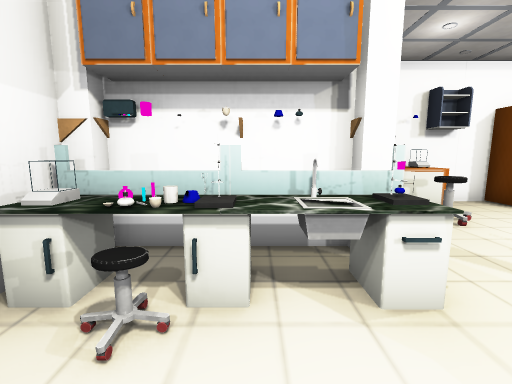
view 1 (above)

17 first-person views from a walk through a scene from a Unity 3-D project. The camera is 1.4 m above the floor, tilts 8° down and sees 90° across. The floor is counted in squares, 1 m on a side. Each view is taken from the middle of a square. On the plan, view 1 faces up. The plan holds only what a view shows up to about 13 squares ahead; the rest is blank. Some surface patterns are stand-ins.

view 2
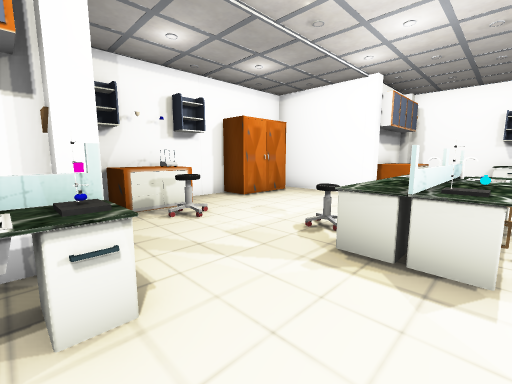

view 3
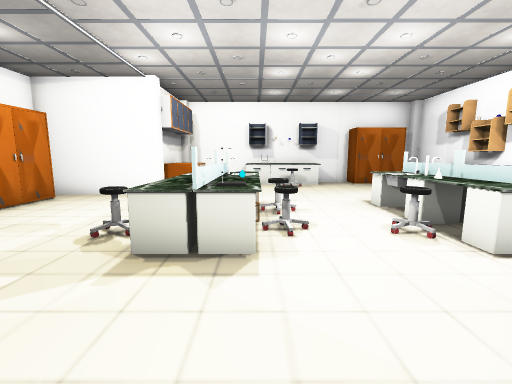

view 4
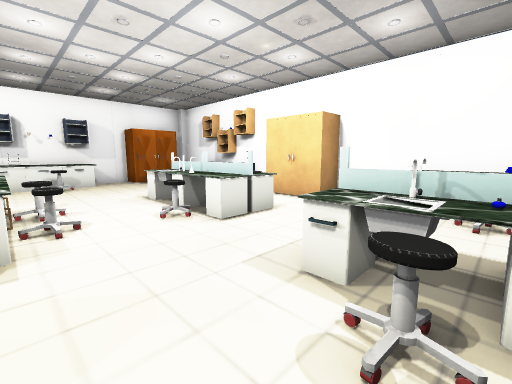

view 5
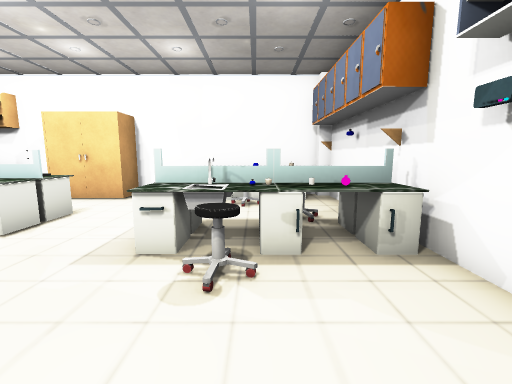

view 6
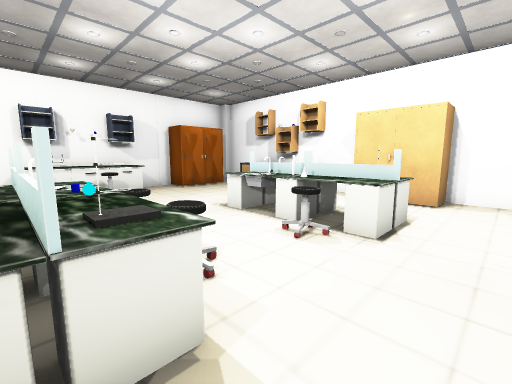

view 7
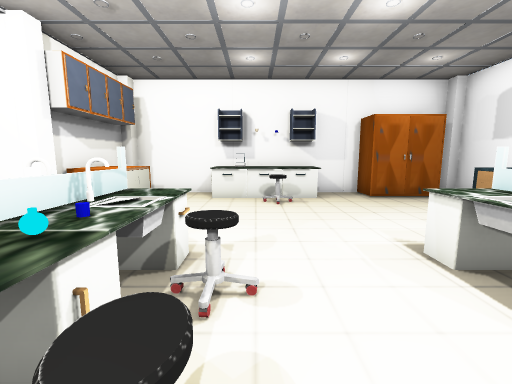

view 8
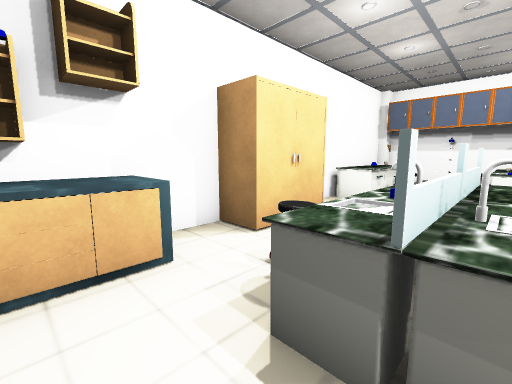

view 9
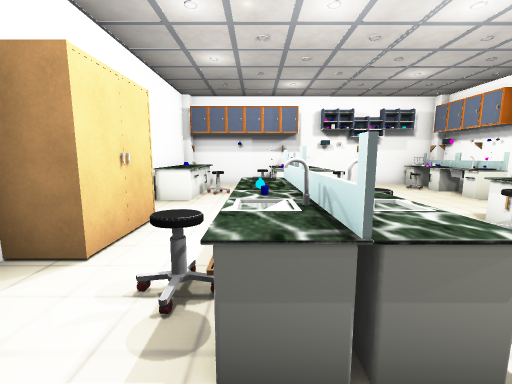

view 10
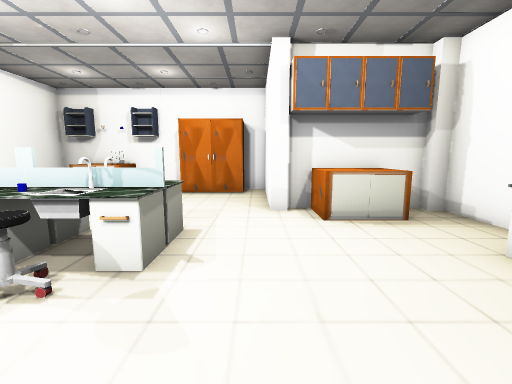

view 11
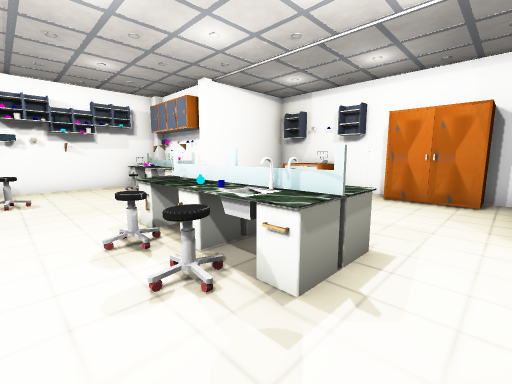

view 12
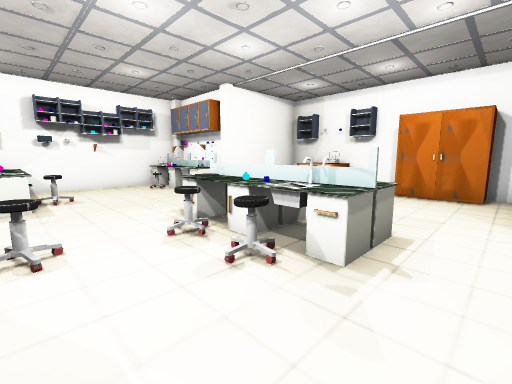

view 13
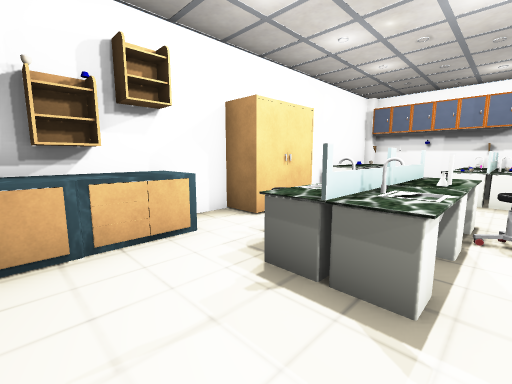

view 14
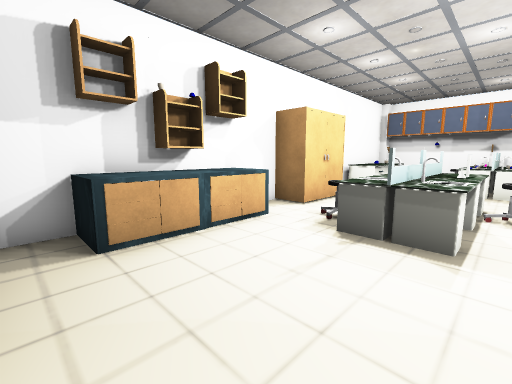

view 15
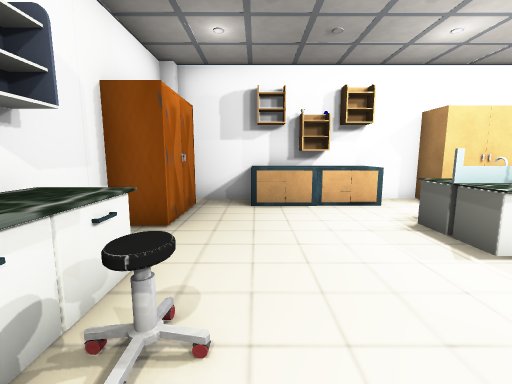

view 16
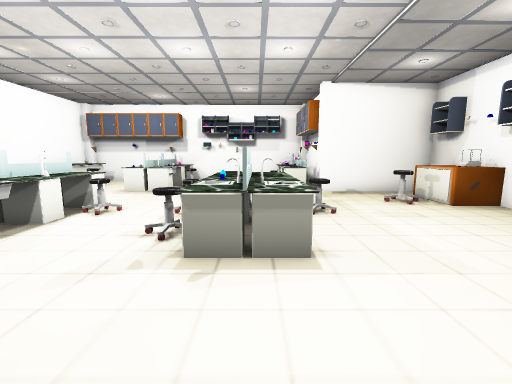

view 17
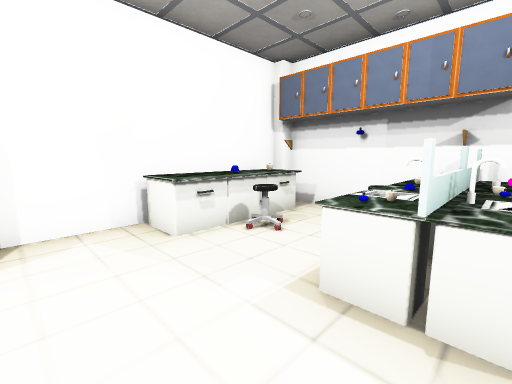

### Floor plan
Points are (right, up) in squares from view 1. A wall is a line through its corners. A room is listed if a view was taken in it or the views show most of it. See-through windows are left out.
Room 1 (views 1, 2, 3, 4, 5, 6, 7, 8, 9, 10, 11, 12, 13, 14, 15, 16, 17)
walls: (0.6, 3) (-0.5, 3); (10.4, 4.4) (10.4, 7.9) (9.5, 7.9); (6.6, -8.4) (14.2, -8.4); (-0.4, 3.9) (-1.5, 3.9); (7.2, 7.9) (1.9, 7.9) (1.9, 4.4); (-2.6, 3.6) (-2.6, -7.5); (14.9, -5) (14.9, 3.6); (14.5, 3.9) (11.4, 3.9); (-2.2, -8.4) (4.4, -8.4)
objects: pillar (-2, -8); other object (-2, -8) to (-1, -7); other object (-2, -3) to (0, -3); other object (-2, -2); other object (-2, 2); other object (-2, 3); pillar (-2, 4); other object (-1, -5); other object (-1, -4); other object (-1, -2); chair (-1, 1); other object (-1, 2); other object (-1, 3); other object (0, -8); chair (0, -7) to (0, -6); other object (0, -4); chair (0, -2) to (1, -2); other object (0, 2) to (2, 3); other object (0, 4); other object (1, -8) to (2, -7); other object (1, -5); other object (1, -4); tap (1, -3); tap (1, 3); other object (1, 4); other object (2, -4); other object (2, -3); pillar (2, 4); other object (3, 7); other object (4, -8) to (7, -7); chair (4, 5) to (4, 6); other object (4, 7) to (5, 7); other object (5, -5); other object (5, -4); chair (5, -3) to (6, -3); other object (5, 0); other object (5, 1) to (6, 2); other object (6, -5); other object (6, -4); chair (6, -1); flask (6, 0); chair (6, 2) to (6, 3); chair (7, -6) to (8, -6); other object (7, -5); other object (7, -4); other object (7, 0); other object (7, 1) to (8, 2); other object (7, 7) to (8, 7); other object (8, -5) to (9, -5); tap (8, -4); chair (8, -1); other object (8, 0) to (9, 1); tap (8, 1); other object (9, -7) to (10, -7); other object (9, -4); rack (10, -8); other object (11, -8) to (12, -7); pillar (11, 4); chair (12, -2); other object (12, 3) to (13, 3); other object (13, -3) to (14, 0); other object (14, -7) to (14, -5); pillar (15, -8)

Positions as (right, up) in squares from view 1, and headings:
1: (0, 0), facing up
2: (1, 0), facing up-right
3: (1, 0), facing right
4: (0, 0), facing down-right
5: (0, 1), facing down
6: (3, 1), facing down-right
7: (5, -1), facing right
8: (10, -4), facing down-left
9: (10, -5), facing left
10: (10, -3), facing up
11: (10, -2), facing up-left
12: (10, -3), facing up-left
13: (11, -3), facing down-left
14: (13, -3), facing down-left
15: (12, 0), facing down
16: (12, 1), facing left
17: (4, -3), facing down-left
